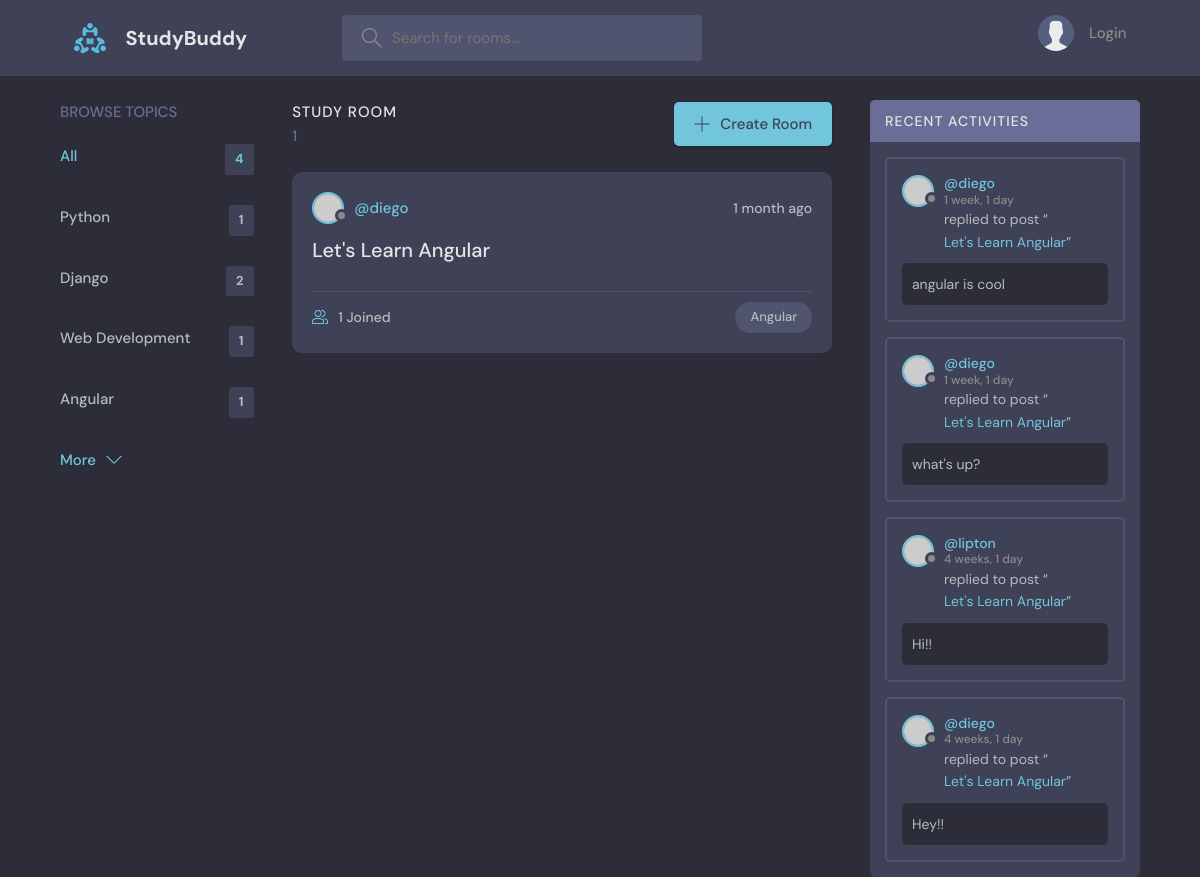
Screenshot of /?q=Angular with the database file from the repository.
### base/models.py (models this page shows, shortened)
class Topic(models.Model):
    name = models.CharField(max_length=200)

class Room(models.Model):
    host = models.ForeignKey(User, on_delete=models.SET_NULL, null= True)
    topic = models.ForeignKey(Topic, on_delete=models.SET_NULL, null= True)
    name = models.CharField(max_length=200)
    description = models.TextField(null = True, blank= True)
    participants =  models.ManyToManyField(User, related_name='participants', blank=True)
    updated = models.DateTimeField(auto_now=True)
    created = models.DateTimeField(auto_now_add=True)
    class Meta:
        ordering = ['-updated', '-created']
    def __str__(self):
        return self.name

class Message(models.Model):
    user = models.ForeignKey(User, on_delete=models.CASCADE)
    room = models.ForeignKey(Room, on_delete=models.CASCADE)
    body = models.TextField()
    updated = models.DateTimeField(auto_now=True)
    created = models.DateTimeField(auto_now_add=True)
    class Meta:
        ordering = ['-updated', '-created']

### base/views.py (the view)
# urls.py: path('', views.home, name="home"),
def home(request):
    q = request.GET.get('q') if request.GET.get('q') != None else ''
    rooms = Room.objects.filter(Q(topic__name__icontains=q) |
                                Q(name__icontains=q) |
                                Q(description__icontains=q))
    topics = Topic.objects.all()
    room_messages = Message.objects.filter(Q(room__name__icontains=q))
    room_count= rooms.count()
    context ={'rooms':rooms,
              'topics': topics,
              'room_count': room_count,
              'room_messages': room_messages}
    return render(request, 'base/home.html', context)

### base/templates/base/home.html (shortened to what this page needs)
{% extends 'main.html' %}
{% block content %}
<main class="layout layout--3">
      <div class="container">
        {% include "base/topic_component.html" %}
        <div class="roomList">
          <div class="roomList__header">
            <div>
              <h2>Study Room</h2>
              <p>{{rooms.count}}</p>
            </div>
            <a class="btn btn--main" href="create-room.html">
              <svg version="1.1" xmlns="http://www.w3.org/2000/svg" width="32" height="32" viewBox="0 0 32 32">
                <title>add</title>
                <path
                  d="M16.943 0.943h-1.885v14.115h-14.115v1.885h14.115v14.115h1.885v-14.115h14.115v-1.885h-14.115v-14.115z"
                ></path>
              </svg>
              Create Room
            </a>
          </div>
          {% include "base/feed_component.html" %}
        </div>
        {% include "base/activity_component.html" %}
      </div>
    </main>
    {% endblock %}

### base/templates/base/topic_component.html
<div class="topics">
    <div class="topics__header">
      <h2>Browse Topics</h2>
    </div>
    <ul class="topics__list">
      <li>
        <a href=" {% url 'home' %} " class="active">All <span>{{topics.count}}</span></a>
      </li>
      {% for topic in topics %}
      <li>
        <a href="{%url 'home'%}?q={{topic.name}}">{{topic.name}} <span>{{topic.room_set.all.count}}</span></a>
      </li>
      {% endfor %}
    </ul>
    <a class="btn btn--link" href="topics.html">
      More
      <svg version="1.1" xmlns="http://www.w3.org/2000/svg" width="32" height="32" viewBox="0 0 32 32">
        <title>chevron-down</title>
        <path d="M16 21l-13-13h-3l16 16 16-16h-3l-13 13z"></path>
      </svg>
    </a>
  </div>

### base/templates/base/feed_component.html (shortened to what this page needs)
{% for room in rooms %}
<div class="roomListRoom">
            <div class="roomListRoom__header">
              <a href=" {% url 'user-profile' room.host.id %} " class="roomListRoom__author">
                <div class="avatar avatar--small">
                  <img src="https://randomuser.me/api/portraits/women/11.jpg" />
                </div>
                <span>@{{room.host.username}}</span>
              </a>
              <div class="roomListRoom__actions">
                <span>{{room.created|timesince}} ago</span>
              </div>
            </div>
            <div class="roomListRoom__content">
              <a href="{%url 'room' room.id %}">{{room.name}}</a>
            </div>
            <div class="roomListRoom__meta">
              <a href="{%url 'room' room.id %}" class="roomListRoom__joined">
                {{room.participants.all.count}} Joined
              </a>
              <p class="roomListRoom__topic">{{room.topic.name}}</p>
            </div>
          </div>
{% endfor %}

### base/templates/base/activity_component.html (shortened to what this page needs)
<div class="activities">
    <div class="activities__header">
      <h2>Recent Activities</h2>
    </div>
    {% for message in room_messages %}
    <div class="activities__box">
      <div class="activities__boxHeader roomListRoom__header">
        <a href="{% url 'user-profile' message.user.id %}" class="roomListRoom__author">
          <div class="avatar avatar--small">
            <img src="https://randomuser.me/api/portraits/women/11.jpg" />
          </div>
          <p>
            @{{message.user}}
            <span>{{message.created|timesince}}</span>
          </p>
        </a>
      </div>
      <div class="activities__boxContent">
        <p>replied to post “<a href="{%url 'room' message.room.id %}"> {{message.room}} </a>”</p>
        <div class="activities__boxRoomContent">
          {{message.body}}
        </div>
      </div>
    </div>
    {% endfor %}
  </div>

### rows the page displays
Topic: name "Python", room_set.all.count "1"
Topic: name "Django", room_set.all.count "2"
Topic: name "Web Development", room_set.all.count "1"
Topic: name "Angular", room_set.all.count "1"
Room: host.username "diego", created "1 month", name "Let's Learn Angular", participants.all.count "1", topic.name "Angular"
Message: user "diego", created "1 week, 1 day", room "Let's Learn Angular", body "angular is cool"
Message: user "diego", created "1 week, 1 day", room "Let's Learn Angular", body "what's up?"
Message: user "lipton", created "4 weeks, 1 day", room "Let's Learn Angular", body "Hi!!"
Message: user "diego", created "4 weeks, 1 day", room "Let's Learn Angular", body "Hey!!"

### other values shown
{{ topics.count }} "4"
{{ rooms.count }} "1"
